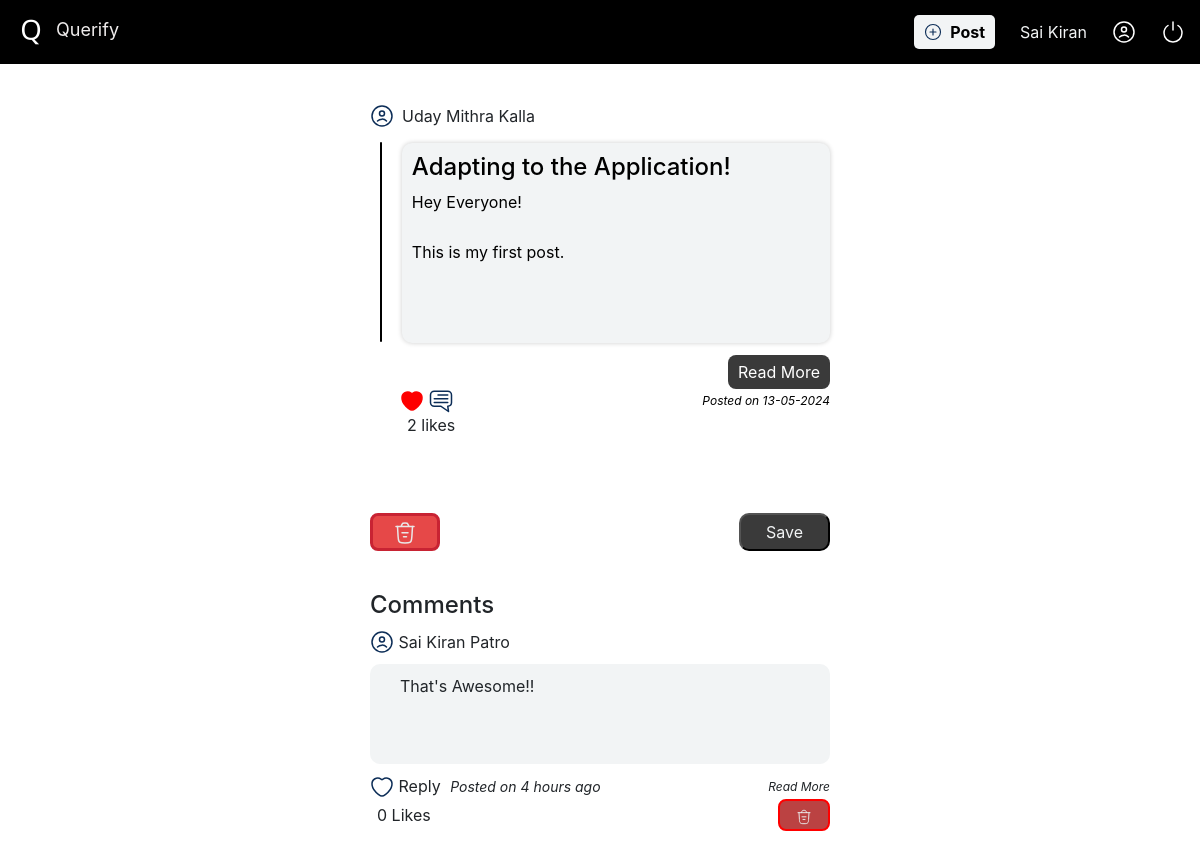
/comment/10 (signed in), run on the app's committed database.
### Website/models.py (models this page shows)
class User(db.Model, UserMixin):
    id=db.Column(db.Integer, primary_key=True)
    firstName=db.Column(db.String(150))
    lastName=db.Column(db.String(150))
    emailAddress=db.Column(db.String(254),unique=True)
    password=db.Column(db.String(150))
    posts=db.relationship('Post')

class Post(db.Model):
    id=db.Column(db.Integer, primary_key=True)
    userId=db.Column(db.Integer, db.ForeignKey('user.id'))
    title=db.Column(db.String(1000))
    content=db.Column(db.Text)
    date=db.Column(db.DateTime(timezone='Asia/Kolkata'), default=func.date(func.now()))

class Comments(db.Model):
    id=db.Column(db.Integer, primary_key=True)
    userId = db.Column(db.Integer)
    postId=db.Column(db.Integer, db.ForeignKey('post.id'))
    content=db.Column(db.Text)
    date=db.Column(db.DateTime(timezone='Asia/Kolkata'), default=func.date(func.now()))

### Website/views.py (the view, shortened to what this page needs)
@views.route('/comment/<int:post_id>', methods=['POST','GET'])
@login_required
def comment(post_id):
    userPostInfo,postDetails=get_user_info(post_id)
    userPostInfo[0]['postLikes']=likes_count_by_id(post_id)
    commentsInfo,commentLikedList,commentsLikedCount=get_comments_by_post_id(post_id)
    repliesInfo=get_replies_to_comments_by_post_id(post_id)
    userCommentedByList=getCommentedByList(post_id)
    return render_template('Comment.html',userPostInfo=userPostInfo[0],postDetails=postDetails.first(),commentsList=commentsInfo[::-1],commentedByList=userCommentedByList[::-1],lengthComments=len(userCommentedByList),commentLikedList=commentLikedList[::-1],commentsLikedCount=commentsLikedCount,repliesInfo=repliesInfo,lengthReplies=len(repliesInfo))

### Website/models.py (called while the page is built)
def get_user_id():
    return current_user.id if current_user.is_authenticated else None

### Website/views.py (called while the page is built)
def get_likes_count():
    all_posts=Post.query.all()
    likesCount=[]
    for post in all_posts:
        likeCount=Likes.query.filter_by(postId=post.id).count()
        likesCount.append(likeCount)
    return likesCount

def likes_count_by_id(postId):
    likeCount=Likes.query.filter_by(postId=postId).count()
    return likeCount

def get_user_info(fetchRequest):
    all_posts=Post.query.all() if fetchRequest=='all' else Post.query.filter_by(id=fetchRequest)
    userPostInfo=[]
    likesCount=get_likes_count()
    index=0
    for post in all_posts:
        user=User.query.filter_by(id=post.userId).first()
        user_id = get_user_id()
        record = Likes.query.filter_by(postId=post.id, userId=user_id).first()
        record = True if record else False
        userObject={'userFullName':user.firstName+" "+user.lastName,'postedDate':"-".join(str(post.date)[0:10].split('-')[::-1]),'postLikes':likesCount[index],'postId':post.id,'postLiked':record}
        userPostInfo.append(userObject)
        index+=1
    return [userPostInfo,all_posts]

def get_comments_by_post_id(postId):
    commentsInfo=Comments.query.filter_by(postId=postId).all()
    userId=get_user_id()
    commentLikedList=[]
    commentsLikedCount=dict()
    for comment in commentsInfo:
        commentLiked = CommentsLike.query.filter_by(commentId=comment.id, userId=userId).count()
        if commentLiked:
            commentLikedList.append(1)
        else:
            commentLikedList.append(0)
        commentLikeCount=CommentsLike.query.filter_by(commentId=comment.id).count()
        commentsLikedCount[comment.id]=commentLikeCount
    return [commentsInfo,commentLikedList,commentsLikedCount]

def get_replies_to_comments_by_post_id(postId):
    repliesInfo=dict()
    commentsList=Comments.query.filter_by(postId=postId).all()
    for comment in commentsList:
        repliesList=Reply.query.filter_by(commentId=comment.id).all()
        repliesInfo[comment.id]=repliesList if repliesList else []
    return repliesInfo

def getCommentedByList(postId):
    commentedBy=[]
    commentsList=Comments.query.filter_by(postId=postId).all()
    for comment in commentsList:
        user=User.query.filter_by(id=comment.userId).first()
        commentedBy.append(user.firstName+" "+user.lastName)
    return commentedBy

### Website/templates/Comment.html (shortened to what this page needs)
<!DOCTYPE html>
<html lang="en">
<head>
    <link rel="stylesheet" href="{{ url_for('static', filename='Css/styles.css')}}" />
    <link rel="stylesheet" href="https://cdn.jsdelivr.net/npm/bootstrap@4.0.0/dist/css/bootstrap.min.css">
    <link href="https://cdn.jsdelivr.net/npm/quill@2.0.1/dist/quill.bubble.css" rel="stylesheet" />
</head>
<body>
    <header>
      <nav class="navContainer" >
        <div class="leftHeader">
          <img src="{{ url_for('static', filename='Images/LogoNew.png') }}" alt="Querify Logo"/>&nbsp;
          <span style="font-size: 18px;;">Querify</span>
        </div>
        <div class="rightHeader">
          <button class="postButton" onclick="window.location.href='/post'"><img src="{{ url_for('static', filename='Images/Post.svg')}}"/>Post</button>
          {% if current_user.is_authenticated %}
          <a id="userName" href="/profile"> {{ current_user.firstName }}</a>
          {% endif %}
          <img src="{{ url_for('static', filename='Images/UserIcon.svg')}}" alt="User Icon"/>
          <img  class="logoutButton" alt="Logout" src="{{ url_for('static', filename='Images/Poweroff.svg')}}" onclick="window.location.href='/logout'"/>
        </div>
      </nav>
    </header>
    <div class="containerHome">
     <div class="postContainer">
        <div class="postHeader"><img src="{{ url_for('static', filename='Images/User.svg')}}"/> <span>{{ userPostInfo['userFullName'] }}</span></div>
        <div class="postContentContainer">
          <div class="postContent">
            <h2>{{ postDetails.title }}</h2>
            {{ postDetails.content | safe }}
          </div>
        </div>
        <div class="readMore">
           <button class="read-more">Read More</button>
        </div>
        <div class="dateActionContainer">
          <div class="postActions">
            {% if userPostInfo['postLiked'] %}
            <img class="disLikesImg" style="margin-left: 30px;" data-post-id="{{ userPostInfo['postId'] }}" src="{{ url_for('static', filename='Images/heartRed.svg')}}"/>
            {% endif %}
            <img class="commentImg" data-post-id="{{ userPostInfo['postId'] }}" src="{{ url_for('static', filename='Images/Comment.svg')}}"/>
          </div>
          <span class="postedDate">Posted on  {{ userPostInfo['postedDate'] }}</span>
        </div>
        <p class="postLikeCount" style="margin-left: 37px;">{{ userPostInfo['postLikes'] }} likes</p>
      </div>
      <div id="addCommentContainer">
             <div class="commentActionButtons">
                <button id="discardCommentButton" onclick="window.location.href='/'" type="button"  class=""><img src="{{ url_for('static', filename='images/DiscardRed.svg')}}"></button>
                <button id="saveCommentButton" onclick="save()" type="button" class="">Save</button>
             </div>
      </div>
      <div class="commentContainer">
        <h2>Comments</h2>
         {% if lengthComments %}
            {% for comment in commentsList %}
            <div class="comment"  data-post-id="{{ userPostInfo['postId'] }}" data-comment-id="{{ comment.id }}">
                <div class="userCommented"><img src="{{ url_for('static', filename='Images/User.svg')}}"/>&nbsp;<span>{{ commentedByList[loop.index-1] }}</span></div>
                <div class="commentContent">
                    {{ comment.content | safe}}
                </div>
                <div class="replyComment">
                    {% if current_user.is_authenticated %}
                    <span>
                      {% if commentLikedList[loop.index-1 ]%}
                       <img class="commentsLikesImg hide" data-user-id="{{ current_user.id }}" data-comment-id="{{ comment.id }}"src="{{ url_for('static', filename='Images/heartWhite.svg')}}"/>
                       <img class="commentsDisLikesImg" data-user-id="{{ current_user.id }}" data-comment-id="{{ comment.id }}"src="{{ url_for('static', filename='Images/heartRed.svg')}}"/>
                      {% else %}
                       <img class="commentsLikesImg" data-user-id="{{ current_user.id }}" data-comment-id="{{ comment.id }}"src="{{ url_for('static', filename='Images/heartWhite.svg')}}"/>
                      {% endif %}
                    <a class="replyToComment"  data-post-id="{{ userPostInfo['postId'] }}"  data-comment-id="{{ comment.id }}" data-reply-to="{{ commentedByList[loop.index-1] }}" >Reply</a>
                    <span class="commentDate"> Posted on {{comment.date | time_ago}}</span></span><span class="read-more-comment">Read More</span>
                    {% endif %}
                </div>
                <div class="replyCommentLike">
                    <span>{{ commentsLikedCount[comment.id] }} Likes</span>
                    {% if comment.userId == current_user.id %}
                    <form method="post" action="/delete/comment">
                        <button class="postDeleteButton" type="submit"><img src="{{ url_for('static', filename='Images/DiscardRed.svg') }}" ></button>
                    </form>
                    {% endif %}
                </div>
            </div>
            {% endfor %}
         {% else %}
            <span>No comments</span>
         {% endif %}
      </div>
    </div>
</body>
</html>

### Website/static/Css/styles.css (style rules this page uses)
:root { --backgroundColor: black; --fontColor: #f2f4f5;; --font-size-base: 16px; }
body { margin: 0px; }
#userName { color: var(--fontColor) !important; text-decoration: none !important; }
.postContent p { margin-bottom: 1px !important; color: black !important; }
#addCommentContainer,#replyFormContainer { width: 100%; max-width: 500px; padding:0px 20px 20px 20px; position: relative; }
#discardCommentButton { border-radius: 8px; background-color: #E64848; border: 3px solid #C82333; outline: none; padding: 3px 20px; cursor: pointer; }
#saveCommentButton { border-radius: 10px; background-color:#3a3a3a!important; padding: 5px 25px; color: var(--fontColor); outline: none; cursor: pointer; }
.commentsLikesImg,.commentsDisLikesImg { cursor:pointer; }
.replyCommentLike { padding-left: 7px; display: flex; justify-content: space-between; align-items: center; }
.replyToComment { cursor: pointer; }
.commentContainer { width: 100%; max-width: 500px; padding-left: 20px; padding-right: 20px; }
.userCommented { display: flex; justify-content: flex-start; align-items: center; }
.commentContent { padding: 10px 30px; background: #f2f4f5; margin: 10px 0px; border-radius: 10px; height: 100px; overflow: hidden; }
.comment { margin: 10px 0px; }
.replyComment { display: flex; justify-content: space-between; align-items: center; }
.commentDate { font-style: italic; padding-left: 5px;; font-size: 14px; }
.read-more-comment { cursor: pointer; font-style: italic; font-size:12px; }
.commentActionButtons { padding-top: 20px; display: flex; justify-content: space-between; align-items: center; width: 100%; }
.postButton { background:var(--fontColor); border: none; border-radius: 5px;; padding: 5px 10px; outline: none; display: flex; justify-content: center; align-items: center; color: var(--backgroundColor); font-weight: bold; gap: 8px; cursor: pointer; }
.postButton img { width:18px; }
.navContainer { background:var(--backgroundColor); padding: 15px; color:#EFECEC; display: flex; justify-content:space-between; align-items:center; }
.rightHeader { display: flex; justify-content: space-evenly; align-items: center; gap: 25px; }
.logoutButton { cursor: pointer; }
.containerHome { width: 100%; display: flex; flex-direction: column; justify-content: center; align-items: center; gap: 20px; margin-top: 20px }
.postContentContainer { display: flex; flex-direction: row; gap: 20px; position: relative; align-items: center; }
.postContainer { border: none; padding: 20px; border-radius: 10px; max-width: 500px; width: 100%; }
.postHeader { display: flex; justify-content: flex-start; align-items: center; gap: 8px; }
.postContent { margin-top: 15px; background: #f2f4f5; color: black !important; padding: 10px; border-radius: 10px; margin-left: 0px; margin-bottom: 12px; height: 200px; transition: height 0.5s ease-in-out; overflow: hidden; box-shadow: 0 0 5px rgba(0, 0, 0, 0.2); width: 100%; }
.postActions { display: flex; flex-direction: row; justify-content: flex-start; align-items: center; gap: 5px; }
.dateActionContainer { display: flex; justify-content: space-between; align-items: center; }
.postedDate { font-size: 12px; color: black; font-style: italic; }
.postActions img { width:24px; cursor: pointer; }
h2 { font-size:24px !important; }
.readMore { display: flex; flex-direction: row; justify-content: flex-end; align-items: center; }
.read-more { outline: none; border: none; padding: 5px 10px; border-radius: 8px; background: #3a3a3a; color:white; cursor: pointer; }
.postDeleteButton { border: none; background: #bb4242; border: 2px solid red; padding: 2px 16px; border-radius: 8px; cursor: pointer; }
.postDeleteButton img { width: 16px; }

### data on the page
User: firstName "Sai Kiran"
Post: title "Adapting to the Application!", content "Hey Everyone! This is my first post."
Comments: commentedByList "Sai Kiran Patro", content "That's Awesome!!", date "4 hours ago", commentsLikedCount "0"

### other printed values
{{ userPostInfo['userFullName'] }} "Uday Mithra Kalla"
{{ userPostInfo['postedDate'] }} "13-05-2024"
{{ userPostInfo['postLikes'] }} "2"
